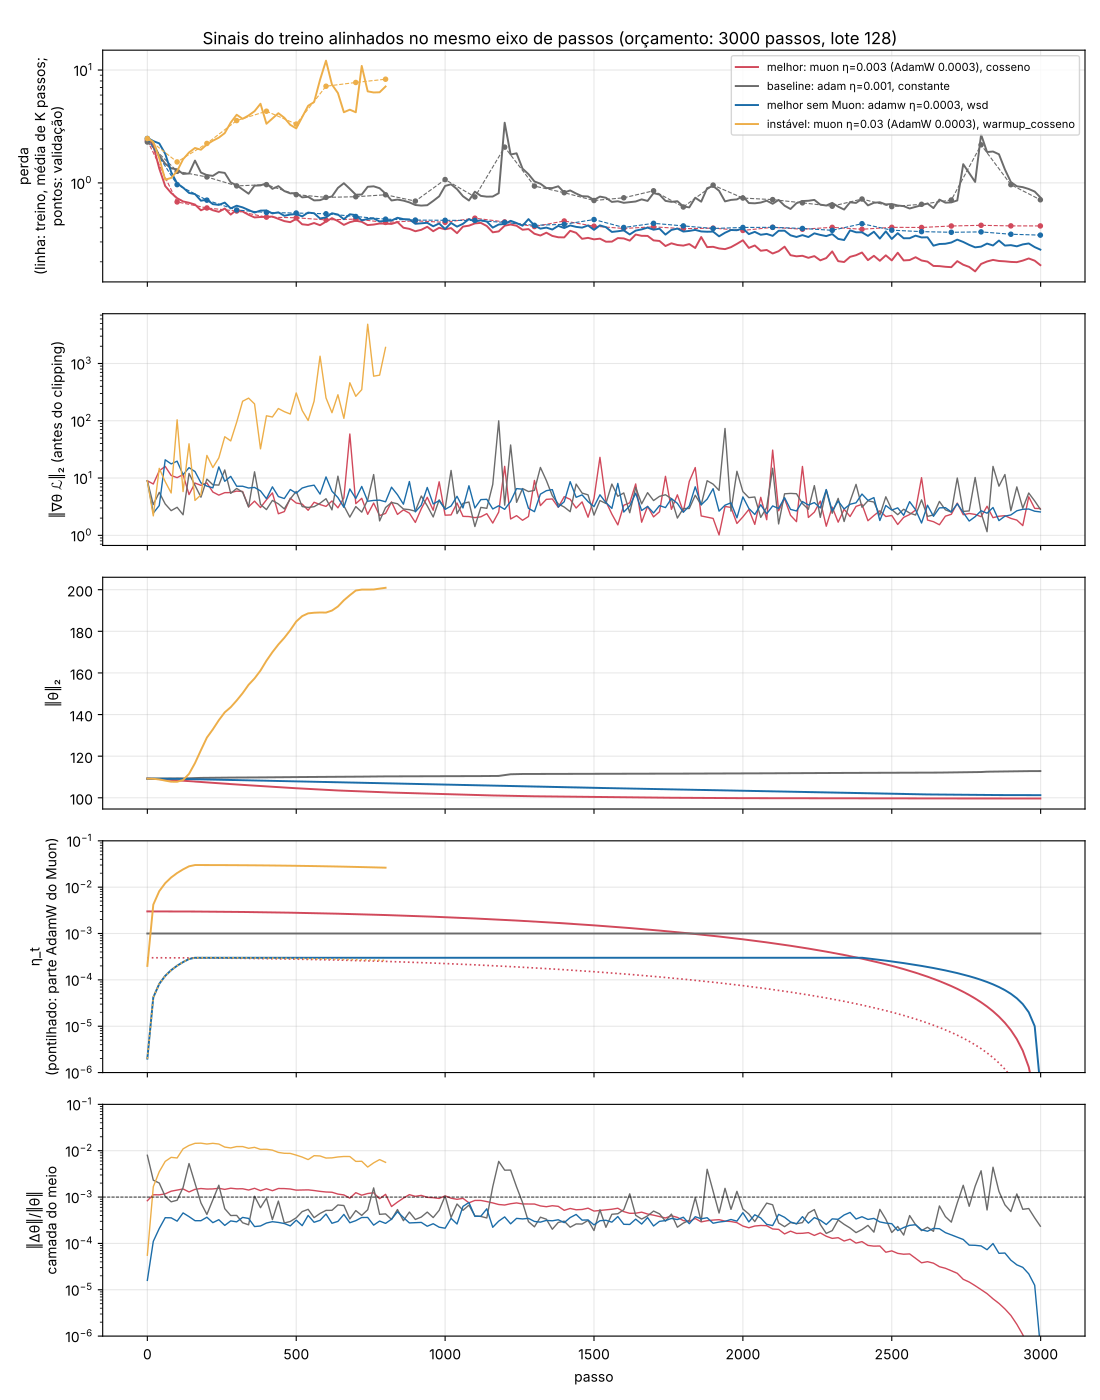

The script that saved this image:
# -*- coding: utf-8 -*-
"""
Gera painel.pdf a partir de experimentos.csv e logs/.

    python painel.py [--instavel <id da execução>]

Páginas:
  1. os sinais alinhados no mesmo eixo de passos (perda, ||g||, ||theta||, eta_t,
     razão de atualização) para a melhor configuração, a baseline, a melhor com
     Muon e uma instável
  2. sinais por camada (primeira, do meio, última): ||g|| e razão de atualização
  3. métrica de validação x eta, por otimizador (varredura)
  4. agendas: métrica por otimizador x agenda e eta_t de cada agenda
  5. confirmação com 3 sementes (média ± desvio) contra a baseline
"""
import argparse
import csv
import math
import os
import statistics

import matplotlib
matplotlib.use("Agg")
import matplotlib.pyplot as plt
from matplotlib.backends.backend_pdf import PdfPages
import numpy as np

import treino

AQUI = os.path.dirname(os.path.abspath(__file__))
CORES = {"melhor": "#d1495b", "baseline": "#6b6b6b", "muon": "#d1495b", "sem_muon": "#1b6ca8",
         "instavel": "#edae49"}
ROTULO = {"melhor": "melhor", "baseline": "baseline", "muon": "melhor c/ Muon",
          "sem_muon": "melhor sem Muon", "instavel": "instável"}
INSTAVEL_PADRAO = "muon_lr0.03_aw0.0003_warmup_cosseno_p3000_s0"
CORES_OTIM = {"sgd": "#8c564b", "sgd_nesterov": "#e377c2", "adam": "#7f7f7f",
              "adamw": "#1b6ca8", "nadam": "#2ca02c", "muon": "#d1495b"}
ROTULO_CAMADA = {treino.CAMADAS[0]: "primeira", treino.CAMADAS[1]: "meio",
                 treino.CAMADAS[2]: "última (saída)"}


def ler_experimentos():
    with open(treino.CSV_EXPERIMENTOS) as fh:
        linhas = list(csv.DictReader(fh))
    for r in linhas:
        r["lr"] = float(r["lr"])
        r["acc_val"] = float(r["acc_val"])
        r["divergiu"] = r["divergiu"] == "True"
        r["semente"] = int(r["semente"])
    return linhas


def ler_log(rid):
    with open(os.path.join(treino.DIR_LOGS, rid + ".csv")) as fh:
        linhas = list(csv.DictReader(fh))
    cols = linhas[0].keys() if linhas else []
    return {c: np.array([float(l[c]) if l.get(c) not in ("", None) else np.nan
                         for l in linhas]) for c in cols}


def config(r):
    return (r["otimizador"], r["lr"], r["lr_adamw"], r["agenda"])


def nome_curto(r):
    s = f"{r['otimizador']} η={r['lr']:g}"
    if r["otimizador"] == "muon":
        s += f" (AdamW {float(r['lr_adamw']):g})"
    return s + f", {r['agenda']}"


def agrupar_sementes(linhas):
    g = {}
    for r in linhas:
        if r["etapa"] == "teste":
            continue
        g.setdefault(config(r), {})[r["semente"]] = r
    return g


def escolher(linhas, instavel=None):
    g = agrupar_sementes(linhas)
    com3 = {c: rs for c, rs in g.items() if len(rs) >= 3}
    media = lambda rs: statistics.mean(r["acc_val"] for r in rs.values())
    base = g[("adam", 1e-3, "", "constante")]
    melhor = max(com3, key=lambda c: media(com3[c]))
    muons = [c for c in g if c[0] == "muon"]
    melhor_muon = max(muons, key=lambda c: (len(g[c]) >= 3, media(g[c])))

    if instavel is None:
        # instável: a execução de maior "espiculosidade" de ||g|| (max/mediana) entre as
        # que treinaram ao menos 10 registros; empate favorece as que divergiram
        cand = []
        for r in linhas:
            if r["etapa"] == "teste":
                continue
            lg = ler_log(r["id"])
            gr = lg.get("grad", np.array([]))
            gr = gr[np.isfinite(gr)]
            if len(gr) >= 10:
                cand.append((float(np.max(gr) / np.median(gr)) * (2 if r["divergiu"] else 1),
                             r["id"]))
        instavel = max(cand)[1]
    rinst = next(r for r in linhas if r["id"] == instavel)
    esc = dict(melhor=base_or(g[melhor]), baseline=base_or(base))
    if melhor[0] == "muon":
        # a melhor já é com Muon: no lugar dela, mostra a melhor SEM Muon para comparação
        sem = max((c for c in com3 if c[0] != "muon" and c != ("adam", 1e-3, "", "constante")),
                  key=lambda c: media(com3[c]))
        esc["sem_muon"] = base_or(g[sem])
    else:
        esc["muon"] = base_or(g[melhor_muon])
    esc["instavel"] = rinst
    return esc


def base_or(rs):
    return rs[min(rs)]  # execução da semente 0 representa a configuração nos gráficos


def pagina_sinais(pdf, esc):
    fig, ax = plt.subplots(5, 1, figsize=(11, 14), sharex=True)
    for k, r in esc.items():
        lg = ler_log(r["id"])
        rot = ROTULO[k] + f": {nome_curto(r)}"
        c = CORES[k]
        p = lg["passo"]
        ax[0].plot(p, lg["perda_media"], color=c, lw=1.4, label=rot)
        m = np.isfinite(lg.get("perda_val", np.full_like(p, np.nan)))
        if m.any():
            ax[0].plot(p[m], lg["perda_val"][m], "o--", color=c, ms=3, lw=0.8)
        ax[1].plot(p, lg["grad"], color=c, lw=1.0)
        ax[2].plot(p, lg["theta"], color=c, lw=1.4)
        ax[3].plot(p, lg["lr"], color=c, lw=1.4)
        if "lr_adamw" in lg:
            ax[3].plot(p, lg["lr_adamw"], ":", color=c, lw=1.2)
        ax[4].plot(p, lg[f"rho/{treino.CAMADAS[1]}"], color=c, lw=1.0)
    ax[0].set_yscale("log")
    ax[0].set_ylabel("perda\n(linha: treino, média de K passos;\npontos: validação)")
    ax[1].set_yscale("log")
    ax[1].set_ylabel("‖∇θ ℒ‖₂ (antes do clipping)")
    ax[2].set_ylabel("‖θ‖₂")
    ax[3].set_yscale("log")
    ax[3].set_ylabel("η_t\n(pontilhado: parte AdamW do Muon)")
    ax[3].set_ylim(1e-6, 1e-1)
    ax[4].set_yscale("log")
    ax[4].axhline(1e-3, color="k", lw=0.6, ls="--")
    ax[4].set_ylabel("‖Δθ‖/‖θ‖\ncamada do meio")
    ax[4].set_ylim(1e-6, 1e-1)
    ax[4].set_xlabel("passo")
    ax[0].legend(fontsize=8, loc="upper right")
    for a in ax:
        a.grid(alpha=0.3)
    fig.suptitle("Sinais do treino alinhados no mesmo eixo de passos "
                 f"(orçamento: {treino.PASSOS} passos, lote {treino.LOTE})", fontsize=12)
    fig.tight_layout()
    pdf.savefig(fig)
    plt.close(fig)


def pagina_camadas(pdf, esc):
    ks = list(esc)
    fig, ax = plt.subplots(3, len(ks), figsize=(16, 10), sharex=True)
    for j, k in enumerate(ks):
        r = esc[k]
        lg = ler_log(r["id"])
        p = lg["passo"]
        for n, cor in zip(treino.CAMADAS, ("#1b9e77", "#d95f02", "#7570b3")):
            ax[0, j].plot(p, lg[f"grad/{n}"], color=cor, lw=1, label=ROTULO_CAMADA[n])
            ax[1, j].plot(p, lg[f"theta/{n}"], color=cor, lw=1.2)
            ax[2, j].plot(p, lg[f"rho/{n}"], color=cor, lw=1)
        ax[0, j].set_title(f"{ROTULO[k]}\n{nome_curto(r)}", fontsize=9)
        ax[0, j].set_yscale("log")
        ax[2, j].set_yscale("log")
        ax[2, j].axhline(1e-3, color="k", lw=0.6, ls="--")
        ax[2, j].set_ylim(bottom=1e-6)
        ax[2, j].set_xlabel("passo")
        for a in ax[:, j]:
            a.grid(alpha=0.3)
    ax[0, 0].set_ylabel("‖g‖ da camada")
    ax[1, 0].set_ylabel("‖θ‖ da camada")
    ax[2, 0].set_ylabel("razão de atualização\n‖Δθ‖/‖θ‖ (ref. 1e-3)")
    ax[0, 0].legend(fontsize=8)
    fig.suptitle("Sinais por camada (primeira, do meio, última)", fontsize=12)
    fig.tight_layout()
    pdf.savefig(fig)
    plt.close(fig)


def pagina_eta(pdf, linhas):
    fig, axs = plt.subplots(1, 2, figsize=(15, 6.5))
    for ax in axs:
        for o in treino.OTIMIZADORES:
            rs = sorted((r for r in linhas if r["etapa"] == "varredura"
                         and r["otimizador"] == o), key=lambda r: r["lr"])
            if not rs:
                continue
            ax.plot([r["lr"] for r in rs], [r["acc_val"] for r in rs], "o-",
                    color=CORES_OTIM[o], label=o + (" (η das matrizes)" if o == "muon" else ""))
            for r in rs:
                if r["divergiu"]:
                    ax.plot(r["lr"], r["acc_val"], "x", color=CORES_OTIM[o], ms=12, mew=2)
        ax.set_xscale("log")
        ax.set_xlabel("η (pico da agenda warmup + cosseno)")
        ax.grid(alpha=0.3, which="both")
    axs[0].set_ylabel("acurácia de validação")
    axs[0].set_title("Métrica × η por otimizador (varredura, semente 0; × = divergiu)")
    axs[0].legend()
    axs[1].set_ylim(0.82, 0.895)
    axs[1].set_title("Zoom na região útil (melhores η)")
    fig.tight_layout()
    pdf.savefig(fig)
    plt.close(fig)


def pagina_agendas(pdf, linhas):
    rs = [r for r in linhas if r["semente"] == 0 and r["etapa"] in ("agendas", "varredura")]
    otims = sorted({r["otimizador"] for r in linhas if r["etapa"] == "agendas"})
    fig, ax = plt.subplots(1, 2, figsize=(14, 6), gridspec_kw=dict(width_ratios=[3, 2]))
    larg = 0.8 / len(treino.AGENDAS)
    cores_ag = dict(zip(treino.AGENDAS, ("#999999", "#66a61e", "#1b6ca8", "#e7298a")))
    for i, o in enumerate(otims):
        lr_o = next(r["lr"] for r in linhas if r["etapa"] == "agendas" and r["otimizador"] == o)
        for j, ag in enumerate(treino.AGENDAS):
            r = next((r for r in rs if r["otimizador"] == o and r["agenda"] == ag
                      and r["lr"] == lr_o), None)
            if r is None:
                continue
            ax[0].bar(i + (j - 1.5) * larg, r["acc_val"], larg, color=cores_ag[ag],
                      label=ag if i == 0 else None)
            ax[0].text(i + (j - 1.5) * larg, r["acc_val"] + 0.001, f"{r['acc_val']:.4f}",
                       ha="center", fontsize=7, rotation=90)
    ax[0].set_xticks(range(len(otims)))
    ax[0].set_xticklabels([o for o in otims])
    accs = [r["acc_val"] for r in linhas if r["etapa"] == "agendas"]
    ax[0].set_ylim(min(accs) - 0.01, max(accs) + 0.01)
    ax[0].set_ylabel("acurácia de validação (semente 0)")
    ax[0].set_title("Agendas com o melhor η de cada otimizador")
    ax[0].legend()
    T = treino.PASSOS
    for ag in treino.AGENDAS:
        f = treino.fator_agenda(ag, T)
        ax[1].plot(range(T), [f(t) for t in range(T)], color=cores_ag[ag], label=ag)
    ax[1].set_xlabel("passo")
    ax[1].set_ylabel("η_t / η")
    ax[1].set_title("Formato das agendas")
    ax[1].legend()
    for a in ax:
        a.grid(alpha=0.3)
    fig.tight_layout()
    pdf.savefig(fig)
    plt.close(fig)


def pagina_confirmacao(pdf, linhas):
    g = agrupar_sementes(linhas)
    com3 = {c: rs for c, rs in g.items() if len(rs) >= 3}
    ordem = sorted(com3, key=lambda c: -statistics.mean(r["acc_val"] for r in com3[c].values()))
    fig, axs = plt.subplots(1, 2, figsize=(15, 6), gridspec_kw=dict(width_ratios=[4, 3]))
    for ax, cs in ((axs[0], ordem), (axs[1], [c for c in ordem
                                             if c != ("adam", 1e-3, "", "constante")])):
        for i, c in enumerate(cs):
            accs = [r["acc_val"] for r in com3[c].values()]
            m, s = statistics.mean(accs), statistics.stdev(accs)
            cor = (CORES["baseline"] if c == ("adam", 1e-3, "", "constante")
                   else CORES_OTIM[c[0]])
            ax.errorbar(i, m, yerr=s, fmt="o", color=cor, capsize=6, ms=8)
            ax.scatter([i] * len(accs), accs, color=cor, alpha=0.4, s=18)
            ax.text(i + 0.08, m, f"{m:.4f} ± {s:.4f}", fontsize=9, va="center")
        ax.set_xticks(range(len(cs)))
        ax.set_xticklabels([nome_curto(next(iter(com3[c].values()))).replace(", ", "\n")
                            for c in cs], fontsize=8)
        ax.set_xlim(-0.4, len(cs) - 0.2)
        ax.grid(alpha=0.3)
    axs[0].set_ylabel("acurácia de validação (3 sementes)")
    axs[0].set_title("Confirmação: média ± desvio-padrão entre sementes (pontos = sementes)")
    axs[1].set_title("Zoom nas 3 melhores combinações")
    fig.tight_layout()
    pdf.savefig(fig)
    plt.close(fig)


def main():
    ap = argparse.ArgumentParser()
    ap.add_argument("--instavel", default=INSTAVEL_PADRAO,
                    help="id da execução instável; 'auto' escolhe a de maior max/mediana de ||g||")
    a = ap.parse_args()
    linhas = ler_experimentos()
    esc = escolher(linhas, None if a.instavel == "auto" else a.instavel)
    for k, r in esc.items():
        print(f"{k:9s} {r['id']}  acc_val={r['acc_val']}  divergiu={r['divergiu']}")
    with PdfPages(os.path.join(AQUI, "painel.pdf")) as pdf:
        pagina_sinais(pdf, esc)
        pagina_camadas(pdf, esc)
        pagina_eta(pdf, linhas)
        pagina_agendas(pdf, linhas)
        pagina_confirmacao(pdf, linhas)


if __name__ == "__main__":
    main()
